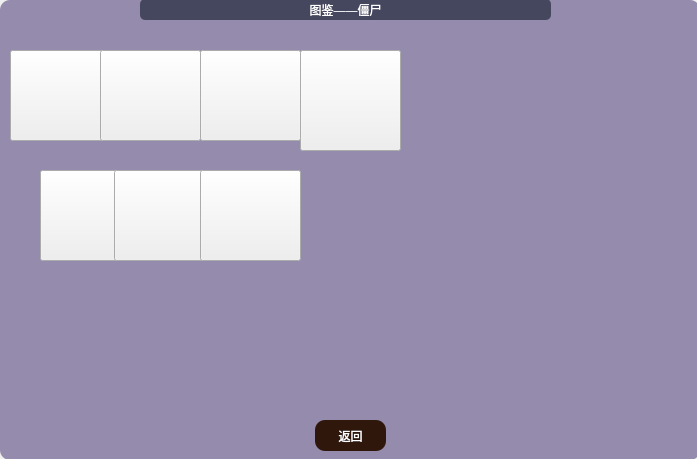
<?xml version="1.0" encoding="UTF-8"?>
<ui version="4.0">
 <class>introducezombies</class>
 <widget class="QWidget" name="introducezombies">
  <property name="geometry">
   <rect>
    <x>0</x>
    <y>0</y>
    <width>697</width>
    <height>459</height>
   </rect>
  </property>
  <property name="windowTitle">
   <string>Form</string>
  </property>
  <widget class="QWidget" name="widget" native="true">
   <property name="geometry">
    <rect>
     <x>0</x>
     <y>0</y>
     <width>700</width>
     <height>460</height>
    </rect>
   </property>
   <property name="styleSheet">
    <string notr="true">QWidget#widget{
	background-color: rgb(148, 139, 173);
	border-radius:10px;
}</string>
   </property>
   <widget class="QPushButton" name="basiczombies">
    <property name="geometry">
     <rect>
      <x>10</x>
      <y>50</y>
      <width>101</width>
      <height>91</height>
     </rect>
    </property>
    <property name="styleSheet">
     <string notr="true">QPushButton#basiczombies{
	border-image: url(:/Picture/Zombies_introduce/card_basiczombie.png) ;
}</string>
    </property>
   </widget>
   <widget class="QPushButton" name="Exit">
    <property name="geometry">
     <rect>
      <x>315</x>
      <y>420</y>
      <width>71</width>
      <height>31</height>
     </rect>
    </property>
    <property name="styleSheet">
     <string notr="true">QPushButton#Exit{
	font: 700 14pt &quot;Microsoft YaHei UI&quot;;
	border:none;
	border-radius: 10px;
	background-color: rgb(48, 23, 12);
	color: rgb(255, 255, 255);
}	
</string>
    </property>
    <property name="text">
     <string>返回</string>
    </property>
   </widget>
   <widget class="QWidget" name="introducepanel" native="true">
    <property name="geometry">
     <rect>
      <x>430</x>
      <y>30</y>
      <width>261</width>
      <height>381</height>
     </rect>
    </property>
    <property name="styleSheet">
     <string notr="true">QWidget#introducepanel{
	border-image: url(:/Picture/Zombies_introduce/introducepanel.png);
 	background-repeat: no-repeat;
    background-position: center;
    background-size: contain; 
    border-radius:10px;
}</string>
    </property>
    <widget class="QWidget" name="grass" native="true">
     <property name="geometry">
      <rect>
       <x>43</x>
       <y>30</y>
       <width>171</width>
       <height>149</height>
      </rect>
     </property>
     <property name="styleSheet">
      <string notr="true">QWidget#grass{
	border-image:url(:/Picture/Plant_introduce/grass.png);
	border-radius:7px;
}</string>
     </property>
    </widget>
    <widget class="QLabel" name="info">
     <property name="geometry">
      <rect>
       <x>20</x>
       <y>205</y>
       <width>221</width>
       <height>181</height>
      </rect>
     </property>
     <property name="text">
      <string/>
     </property>
    </widget>
    <widget class="QLabel" name="name">
     <property name="geometry">
      <rect>
       <x>48</x>
       <y>200</y>
       <width>161</width>
       <height>25</height>
      </rect>
     </property>
     <property name="styleSheet">
      <string notr="true">QLabel#name{
	font: 700 bold 20pt;
	color: rgb(24, 23, 42);
}</string>
     </property>
     <property name="text">
      <string/>
     </property>
     <property name="alignment">
      <set>Qt::AlignmentFlag::AlignCenter</set>
     </property>
    </widget>
   </widget>
   <widget class="QLabel" name="label">
    <property name="geometry">
     <rect>
      <x>140</x>
      <y>-1</y>
      <width>411</width>
      <height>21</height>
     </rect>
    </property>
    <property name="styleSheet">
     <string notr="true">QLabel#label{
	background-color: rgb(69, 71, 95);
	font: 700 14pt &quot;Microsoft YaHei UI&quot;;
	border-radius:5px;
	color: rgb(255, 255, 255);
}</string>
    </property>
    <property name="text">
     <string>图鉴——僵尸</string>
    </property>
    <property name="alignment">
     <set>Qt::AlignmentFlag::AlignCenter</set>
    </property>
   </widget>
   <widget class="QPushButton" name="ConeheadZombie">
    <property name="geometry">
     <rect>
      <x>100</x>
      <y>50</y>
      <width>101</width>
      <height>91</height>
     </rect>
    </property>
    <property name="styleSheet">
     <string notr="true">QPushButton#ConeheadZombie{
	border-image: url(:/Picture/Zombie/ConeheadZombie/0.gif);
}</string>
    </property>
   </widget>
   <widget class="QPushButton" name="ScreenDoorZombie">
    <property name="geometry">
     <rect>
      <x>300</x>
      <y>50</y>
      <width>101</width>
      <height>101</height>
     </rect>
    </property>
    <property name="styleSheet">
     <string notr="true">QPushButton#ScreenDoorZombie{
	border-image: url(:/Picture/Zombie/ScreenDoorZombie/0.gif);
}</string>
    </property>
   </widget>
   <widget class="QPushButton" name="FootballZombie">
    <property name="geometry">
     <rect>
      <x>40</x>
      <y>170</y>
      <width>85</width>
      <height>91</height>
     </rect>
    </property>
    <property name="styleSheet">
     <string notr="true">QPushButton#FootballZombie{
	border-image: url(:/Picture/Zombie/FootballZombie/0.gif);
}</string>
    </property>
   </widget>
   <widget class="QPushButton" name="BucketheadZombie">
    <property name="geometry">
     <rect>
      <x>200</x>
      <y>50</y>
      <width>101</width>
      <height>91</height>
     </rect>
    </property>
    <property name="styleSheet">
     <string notr="true">QPushButton#BucketheadZombie{
	border-image: url(:/Picture/Zombie/BucketheadZombie/0.gif);
}</string>
    </property>
   </widget>
   <widget class="QPushButton" name="DuckyTubeZombie1">
    <property name="geometry">
     <rect>
      <x>114</x>
      <y>170</y>
      <width>101</width>
      <height>91</height>
     </rect>
    </property>
    <property name="styleSheet">
     <string notr="true">QPushButton#DuckyTubeZombie1{
	border-image: url(:/Picture/Zombie/DuckyTubeZombie1/0.gif);
}</string>
    </property>
   </widget>
   <widget class="QPushButton" name="DuckyTubeZombie2">
    <property name="geometry">
     <rect>
      <x>200</x>
      <y>170</y>
      <width>101</width>
      <height>91</height>
     </rect>
    </property>
    <property name="styleSheet">
     <string notr="true">QPushButton#DuckyTubeZombie2{
	border-image: url(:/Picture/Zombie/DuckyTubeZombie2/0.gif);
}</string>
    </property>
   </widget>
  </widget>
 </widget>
 <resources/>
 <connections/>
</ui>
